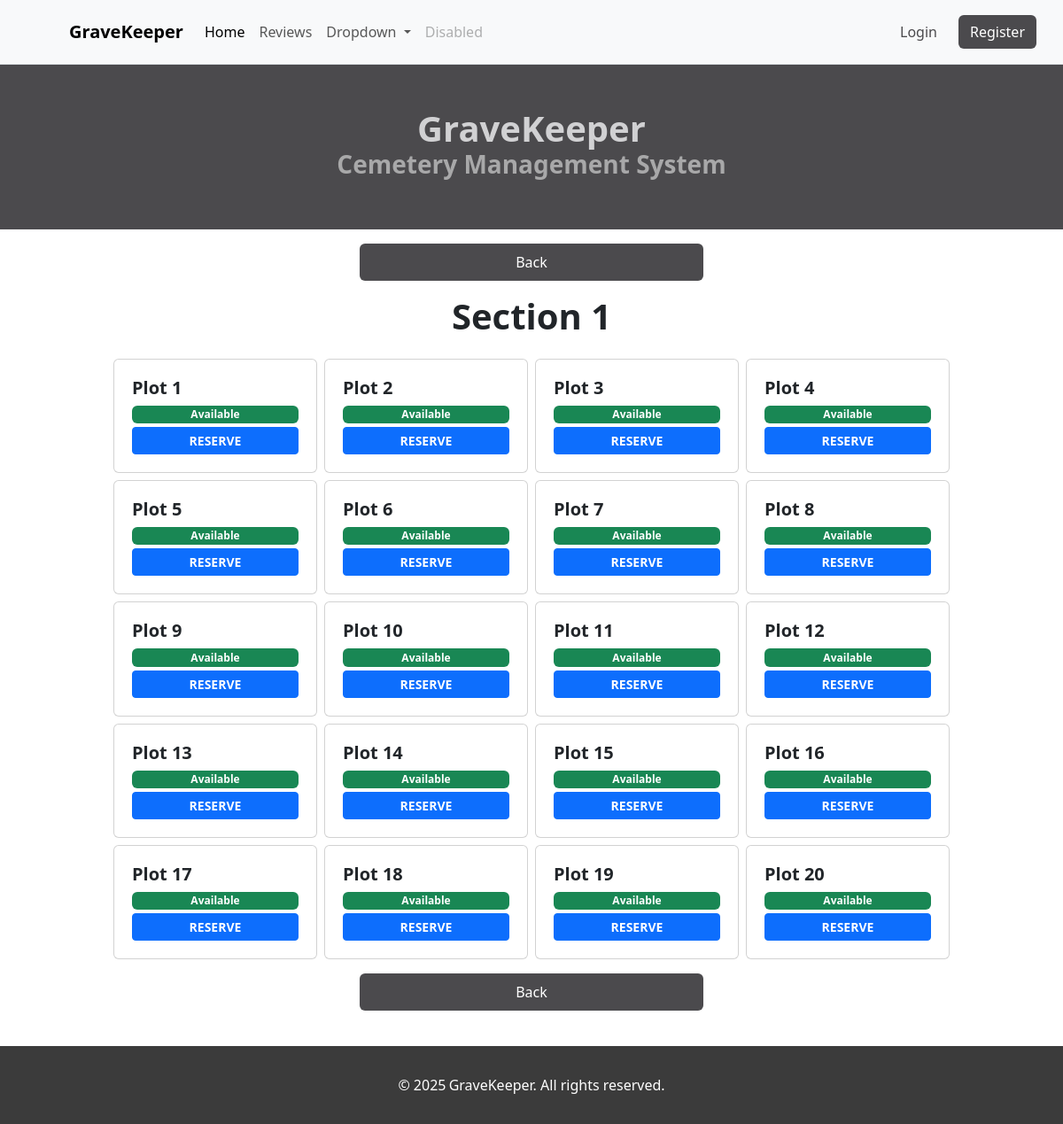
The app's page /section/view_plot.php?id=1 with its own data.
### tables this page shows
CREATE TABLE plot(
    plot_id INT NOT NULL PRIMARY KEY AUTO_INCREMENT,
    description varchar(32),

    section_id INT NOT NULL,
    stat_id INT NOT NULL,

    CONSTRAINT plot_section_id_fk FOREIGN KEY (section_id) REFERENCES section(section_id) ON DELETE CASCADE,
    CONSTRAINT plot_stat_id_fk FOREIGN KEY (stat_id) REFERENCES status(stat_id) ON DELETE CASCADE
);

CREATE TABLE status(
    stat_id INT NOT NULL PRIMARY KEY AUTO_INCREMENT,
    description varchar(32)
);

### section/view_plot.php (the view, shortened to what this page needs)
<?php
    include("../includes/config.php");
    include('../includes/header.php');
    $sec_id = $_GET['id'];
    $sql = "SELECT
      p.plot_id,
      p.section_id,
      p.description AS plot_desc,
      p.stat_id,
      s.description AS status_desc
      FROM plot p
      INNER JOIN status s ON p.stat_id = s.stat_id
      WHERE p.section_id = $sec_id
      ORDER BY CAST(SUBSTRING_INDEX(plot_desc, ' ', -1) AS UNSIGNED) ASC";
    $result = mysqli_query($conn, $sql);
?>
<!DOCTYPE html>
<html lang="en">
<head>
    <link href="https://cdn.jsdelivr.net/npm/bootstrap@5.3.3/dist/css/bootstrap.min.css" rel="stylesheet">
    <link rel="stylesheet" href="https://cdn.jsdelivr.net/npm/bootstrap-icons@1.11.3/font/bootstrap-icons.min.css">
</head>
<body>
<div class="container-fluid px-0 mx-0">
    <div class="col-6 d-flex flex-column align-items-center justify-content-center px-0 w-100 py-5" style="background-color: #4b4a4d;">
        <p class="fw-bold mb-0 h1" style=" color: #d1d1d3;">GraveKeeper</p>
        <p class="fw-bold h3 text-center mx-3" style="color: #a8a8a9;">Cemetery Management System</p>
    </div>
    <div class="col-6 container px-0 d-flex flex-column justify-content-center align-items-center ">
        <main class="form-signin m-auto w-100 gap-1 d-grid" >
            <div class="gap-1 d-flex">
              <?php
                if($_SESSION['roleDesc'] == 'admin'){
                  echo "<a class=\"btn btn-darker-grey py-2 border-darker-grey fw-bold\" href=\"/gravekeepercms/section/\" style=\"width: 40px;\"><</a>
                        <a class=\"btn btn-darker-grey w-100 py-2 border-darker-grey\" href=\"/gravekeepercms/plot/create.php\">Create</a>";
                }else{
                  echo "<a class=\"btn btn-darker-grey w-100 py-2 border-darker-grey\" href=\"/gravekeepercms/section/\">Back</a>";
                }
              ?>
            </div>
            <h1 class="fw-bold text-center mt-2">Section <?php echo $_SESSION['sec_id'] ?></h1>
        </main>
    </div>
    <div class="container d-flex gap-2 justify-content-center flex-wrap">
    <?php
      if($result->num_rows!=0){
        while($row = mysqli_fetch_array($result)){
          echo "<div class=\"text-decoration-none card enlarge p-1\" style=\"width: 230px; height:\"  data-bs-toggle=\"modal\" data-bs-target=\"#exampleModal{$row['plot_id']}\">
            <div class=\"card-body \">
              <h5 class=\"card-title fw-bold text-truncate\">{$row['plot_desc']}</h5>
              <input type=\"hidden\" value=\"{$row['plot_id']}\" name=\"plot_id\">";
              if($_SESSION['roleDesc'] == 'admin'){
                echo "<div class=\"d-flex gap-1\">
                  <form action=\"/gravekeepercms/plot/edit.php\" method=\"post\" class=\"col\">
                    <input type=\"hidden\" name=\"plot_id\" value=\"{$row['plot_id']}\" />
                    <button class=\"col btn btn-warning fw-bold w-100 btn-sm\" name=\"edit\">EDIT</button>
                  </form>
                  <form action=\"/gravekeepercms/plot/delete.php\" method=\"post\" class=\"col\">
                    <input type=\"hidden\" name=\"plot_id\" value=\"{$row['plot_id']}\" />
                    <button class=\"col btn btn-danger fw-bold w-100 btn-sm\" name=\"delete\">DELETE</button>
                  </form>
                </div>";
              }else{?>
              <p class="mb-1">
                    <span class="badge w-100
                        <?php if ($row['status_desc'] == 'occupied')
                                echo 'bg-danger';
                              elseif ($row['status_desc'] == 'pending')
                                echo 'bg-warning';
                              else
                                echo 'bg-success'; ?>">
                        <?php echo ucfirst($row['status_desc']); ?>
                    </span>
                </p>
                <?php if ($row['status_desc'] !== 'occupied' && $row['status_desc'] !== 'pending' && $row['status_desc'] !== 'reserved') { ?>
    <form action="/gravekeepercms/reservation/confirm_reservation.php?section=<?php echo $_SESSION['sec_id'] ?>&plot=<?php echo $row['plot_id'] ?>" method="post">
        <button type="submit" class="btn btn-primary btn-sm w-100 fw-bold">RESERVE</button>
    </form>
        <?php } elseif ($row['status_desc'] == 'occupied') { ?>
       <button class="btn btn-secondary btn-sm w-100 fw-bold" disabled>Unavailable</button>
        <?php } elseif ($row['status_desc'] == 'pending') { ?>
      <button class="btn btn-secondary btn-sm w-100 fw-bold" disabled>A reservation is in process</button>
      <?php }
 } ?>
              <?php
            echo "</div>
          </div>";
        }
      }else{
        echo "<p class=\"text-center mt-2 fw-bold\">No sections found.</p>";
      }
      ?>
    </div>
    <div class="col-6 container px-0 d-flex flex-column justify-content-center align-items-center mb-4 ">
        <main class="form-signin m-auto w-100">
            <a class="btn btn-darker-grey w-100 py-2 border-darker-grey" href="/gravekeepercms/section/">Back</a>
        </main>
    </div>
</body>
<?php
  include("../includes/footer.php");
?>
</html>

### records on screen
plot: description "Plot 1", stat.description "Available"
plot: $row['plot_id'] 2 (drawn), description "Plot 2", stat.description "Available"
plot: description "Plot 3", stat.description "Available"
plot: description "Plot 4", stat.description "Available"
plot: description "Plot 5", stat.description "Available"
plot: description "Plot 6", stat.description "Available"
plot: description "Plot 7", stat.description "Available"
plot: description "Plot 8", stat.description "Available"
plot: description "Plot 9", stat.description "Available"
plot: description "Plot 10", stat.description "Available"
plot: description "Plot 11", stat.description "Available"
plot: description "Plot 12", stat.description "Available"
plot: description "Plot 13", stat.description "Available"
plot: description "Plot 14", stat.description "Available"
plot: description "Plot 15", stat.description "Available"
plot: description "Plot 16", stat.description "Available"
plot: description "Plot 17", stat.description "Available"
plot: description "Plot 18", stat.description "Available"
plot: description "Plot 19", stat.description "Available"
plot: description "Plot 20", stat.description "Available"

### other values on screen
$_SESSION['sec_id'] "1"
